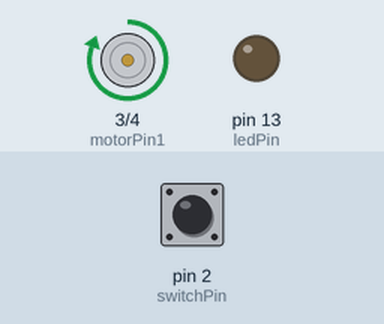
This sketch was run on a simulated Arduino Uno, built with avr-gcc and run on an emulated ATmega328P. Parts: motor-driver pin pairs drawn as motors (green arrow = first pin HIGH = forward, orange = second pin HIGH = backward, longer = more drive), output pins drawn as LEDs (lit = HIGH). The inputs (shaded band) are chosen by the test bench; at power-on: pin 2 (switchPin) LOW.

Above: at 1.2 s.
1.3 s: pin 2 (switchPin) pulled HIGH for 0.15 s
At 1.37 s:
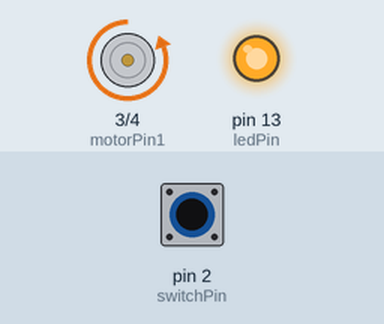
2.9 s: pin 2 (switchPin) pulled HIGH for 3.2 s
At 7.5 s:
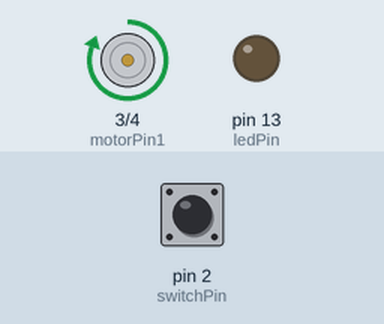
Timing chart, 0 to 9.0 s (numbered marks = the images above; inputs shaded):
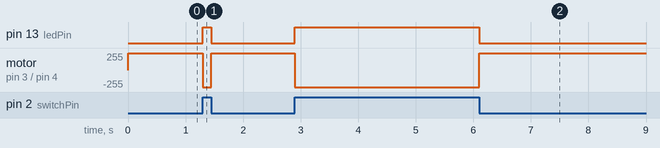

Measured:
- after the input at 1.3 s, pin 13 (ledPin): LOW → HIGH at once, → LOW 0.15 s later; motor on pin 3 (motorPin1) / pin 4 (motorPin2): forward 255/255 → backward 255/255 at once, → forward 255/255 0.15 s later
- after the input at 2.9 s, pin 13 (ledPin): LOW → HIGH at once, → LOW 3.2 s later; motor on pin 3 (motorPin1) / pin 4 (motorPin2): forward 255/255 → backward 255/255 at once, → forward 255/255 3.2 s later

The sketch:

L293D_DCMotorDirection_2Wire_+Switch.ino
```cpp
int ledPin    = 13; // Pin 2 on L293D
int motorPin1 = 3;  // Pin 2 on L293D
int motorPin2 = 4;  // Pin 7 on L293D
int switchPin = 2;  // switch input

void setup() {
  pinMode(switchPin, INPUT);
  pinMode(motorPin1, OUTPUT);
  pinMode(motorPin2, OUTPUT);
  pinMode(ledPin, OUTPUT);
}

void loop() {
  if (digitalRead(switchPin) == HIGH) { // if the switch button is HIGH then reverse direction of the motor
    digitalWrite(motorPin1, LOW);   // set pin 2 on L293D low
    digitalWrite(motorPin2, HIGH);  // set pin 7 on L293D high
    digitalWrite(ledPin, HIGH);     // set to HIGH which indicate that switch being push
  } else {                          // by default forward direction of the motor if switch is LOW or not being push
    digitalWrite(motorPin1, HIGH);  // set pin 2 on L293D high
    digitalWrite(motorPin2, LOW);   // set pin 7 on L293D low
    digitalWrite(ledPin, LOW);      // set to HIGH which indicate that switch not being push
  }
}
```
